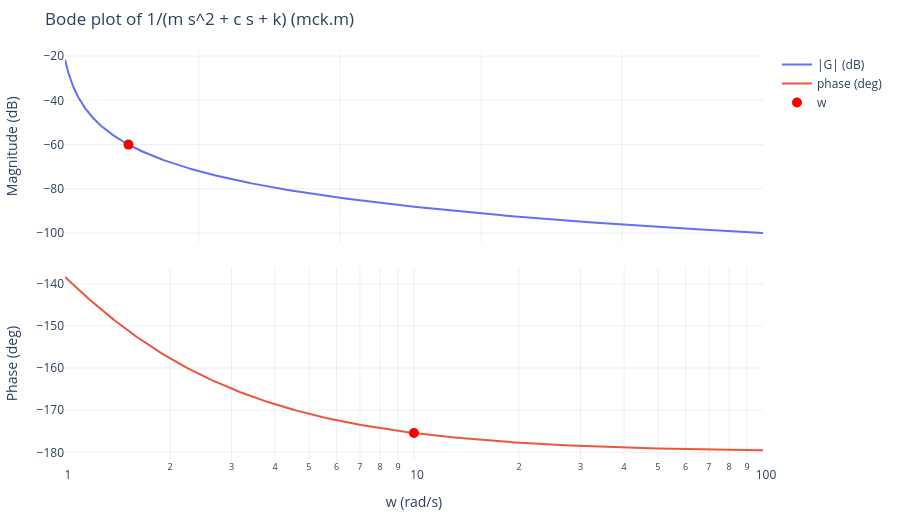
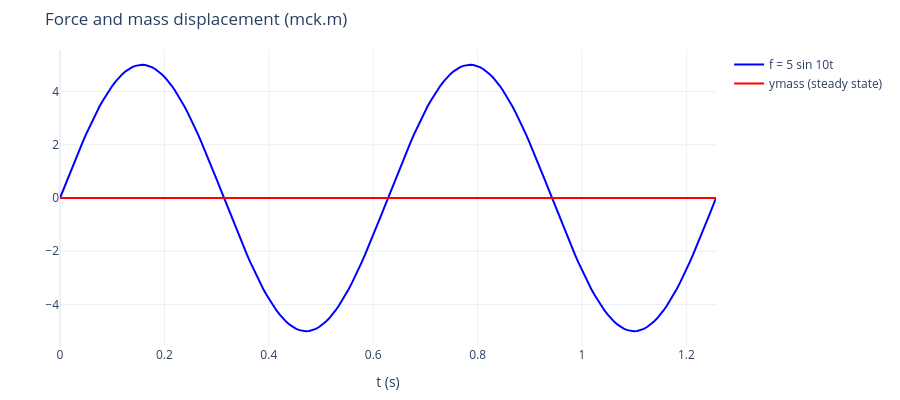

The notebook cell these images were saved under, in order:
### Markdown cell above
## 2. 質量阻尼彈簧受弦波力（`mck.m`）

```matlab
m=10; c=8; k=1;
wn=sqrt(k/m), z=c/m/2/wn
w=10; f0=5;
sys=tf(1,[m c k]);  bode(sys,{w/10,w*10})
sysw=freqresp(sys,w);  syswabs=abs(sysw)
ymass=f0*syswabs*sin(w*t+syswphase);
plot(t,f,'b',t,ymass,'r')
```

### Code cell
m, c, k, w, f0 = 10.0, 8.0, 1.0, 10.0, 5.0
wn = np.sqrt(k / m); z = c / m / 2 / wn
print(f"wn = {wn:.4f} rad/s, z = {z:.4f}  (z > 1: overdamped)")
num, den = [1.0], [m, c, k]
bode(num, den, w / 10, w * 10, "Bode plot of 1/(m s^2 + c s + k) (mck.m)", mark=w)
G = freqresp(num, den, w)
print(f"syswabs = |G(j10)| = {abs(G):.6f}  (formula 1/sqrt((k-m w^2)^2+(c w)^2) = {1 / np.hypot(k - m * w**2, c * w):.6f})")
period = 2 * np.pi / w
t = np.arange(0, 2 * period + 1e-12, 0.01 * period)
plot_pair(t, f0 * np.sin(w * t), f0 * abs(G) * np.sin(w * t + np.angle(G)), "f = 5 sin 10t", "ymass (steady state)", "Force and mass displacement (mck.m)", "")
steady_check("mck", num, den, lambda t: f0 * np.sin(w * t), w, f0 * abs(G), np.angle(G), T=150)   # 過阻尼的慢極點 -0.155，暫態要較久才消失
print("w = 10 >> wn = 0.316: the mass is mass-controlled, x ~ f0/(m w^2) = %.6f and almost 180 deg out of phase." % (f0 / (m * w**2)))

### Figure 1 — Plotly figure (JSON) as saved in the notebook; plotly's stock layout.template omitted (floating-point values rounded to 4 significant figures; data arrays with more than 128 entries replaced by an {"elided": "..."} marker saying what was removed)
{"data": [{"name": "|G| (dB)", "type": "scatter", "x": {"elided": "600 float values"}, "xaxis": "x", "y": {"elided": "600 float values"}, "yaxis": "y"}, {"name": "phase (deg)", "type": "scatter", "x": {"elided": "600 float values"}, "xaxis": "x2", "y": {"elided": "600 float values"}, "yaxis": "y2"}, {"marker": {"color": "red", "size": 10}, "mode": "markers", "name": "w", "type": "scatter", "x": [10.0], "xaxis": "x", "y": [-60.02], "yaxis": "y"}, {"marker": {"color": "red", "size": 10}, "mode": "markers", "showlegend": false, "type": "scatter", "x": [10.0], "xaxis": "x2", "y": [-175.4], "yaxis": "y2"}], "layout": {"height": 520, "margin": {"b": 50, "l": 60, "r": 20, "t": 50}, "title": {"text": "Bode plot of 1/(m s^2 + c s + k) (mck.m)"}, "xaxis": {"anchor": "y", "domain": [0.0, 1.0], "matches": "x2", "showticklabels": false}, "xaxis2": {"anchor": "y2", "domain": [0.0, 1.0], "title": {"text": "w (rad/s)"}, "type": "log"}, "yaxis": {"anchor": "x", "domain": [0.53, 1.0], "title": {"text": "Magnitude (dB)"}}, "yaxis2": {"anchor": "x2", "domain": [0.0, 0.47], "title": {"text": "Phase (deg)"}}}}

### Figure 2 — Plotly figure (JSON) as saved in the notebook; plotly's stock layout.template omitted (floating-point values rounded to 4 significant figures; data arrays with more than 128 entries replaced by an {"elided": "..."} marker saying what was removed)
{"data": [{"line": {"color": "blue"}, "name": "f = 5 sin 10t", "type": "scatter", "x": {"elided": "201 float values"}, "y": {"elided": "201 float values"}}, {"line": {"color": "red"}, "name": "ymass (steady state)", "type": "scatter", "x": {"elided": "201 float values"}, "y": {"elided": "201 float values"}}], "layout": {"height": 400, "margin": {"b": 50, "l": 60, "r": 20, "t": 50}, "title": {"text": "Force and mass displacement (mck.m)"}, "xaxis": {"title": {"text": "t (s)"}}, "yaxis": {"title": {"text": ""}}}}
